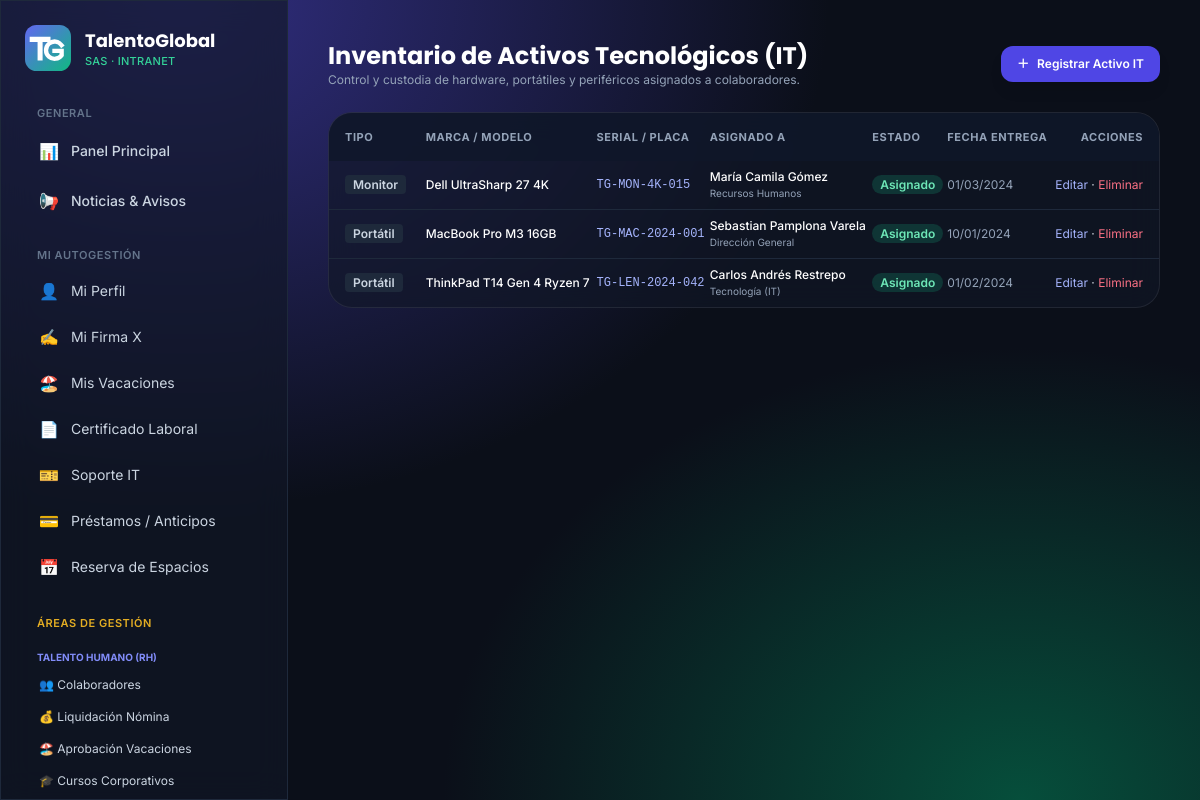
The page /tecnologia/activos/ (signed in) on the database its author committed.
### core/models.py (models this page shows, shortened)
class ActivoTecnologico(models.Model):
    TIPOS = [("PORTATIL", "Portátil"), ("ESCRITORIO", "Equipo de escritorio"), ("MONITOR", "Monitor"),
             ("CELULAR", "Celular"), ("PERIFERICO", "Periférico"), ("OTRO", "Otro")]
    ESTADOS = [("ASIGNADO", "Asignado"), ("DISPONIBLE", "Disponible"),
               ("MANTENIMIENTO", "En mantenimiento"), ("BAJA", "Dado de baja")]
    tipo = models.CharField(max_length=12, choices=TIPOS)
    marca_modelo = models.CharField("Marca / modelo", max_length=120)
    serial = models.CharField(max_length=80, unique=True)
    asignado_a = models.ForeignKey(Empleado, null=True, blank=True, on_delete=models.SET_NULL, related_name="activos")
    estado = models.CharField(max_length=14, choices=ESTADOS, default="DISPONIBLE")
    fecha_entrega = models.DateField(null=True, blank=True)
    observaciones = models.CharField(max_length=300, blank=True)
    class Meta:
        ordering = ["tipo", "marca_modelo"]
        verbose_name = "activo tecnológico"

class Empleado(models.Model):
    ROL_ADMIN = "ADMIN"
    ROL_RH = "RH"
    ROL_IT = "IT"
    ROL_FINANZAS = "FINANZAS"
    ROL_OPERACIONES = "OPERACIONES"
    ROL_EMPLEADO = "EMPLEADO"
    ROLES = [
        (ROL_ADMIN, "Superadministrador"),
        (ROL_RH, "Líder de Recursos Humanos"),
        (ROL_IT, "Líder de Tecnología (IT)"),
        (ROL_FINANZAS, "Líder Financiero"),
        (ROL_OPERACIONES, "Líder de Operaciones y Logística"),
        (ROL_EMPLEADO, "Colaborador"),
    ]
    CONTRATOS = [
        ("INDEFINIDO", "Término indefinido"),
        ("FIJO", "Término fijo"),
        ("OBRA", "Obra o labor"),
        ("APRENDIZAJE", "Aprendizaje"),
    ]
    user = models.OneToOneField(User, on_delete=models.CASCADE, related_name="empleado")
    documento = models.CharField("Documento de identidad", max_length=20, unique=True)
    cargo = models.CharField(max_length=120)
    salario_base = models.DecimalField(max_digits=12, decimal_places=2)
    fecha_ingreso = models.DateField()
    tipo_contrato = models.CharField(max_length=20, choices=CONTRATOS, default="INDEFINIDO")
    telefono = models.CharField("Teléfono", max_length=30, blank=True)
    direccion = models.CharField("Dirección", max_length=200, blank=True)
    sede = models.ForeignKey(Sede, on_delete=models.PROTECT, related_name="empleados")
    departamento = models.ForeignKey(
        Departamento, on_delete=models.PROTECT, related_name="empleados"
    )
    rol = models.CharField(max_length=12, choices=ROLES, default=ROL_EMPLEADO)
    activo = models.BooleanField(default=True)
    firma_x = models.TextField("Firma X", blank=True)
    firma_actualizada = models.DateTimeField(null=True, blank=True)
    class Meta:
        ordering = ["user__first_name", "user__last_name"]
    @property
    def nombre_completo(self):
        return self.user.get_full_name() or self.user.username

class Departamento(models.Model):
    nombre = models.CharField(max_length=120, unique=True)
    descripcion = models.TextField("Descripción", blank=True)
    class Meta:
        ordering = ["nombre"]

### core/views.py (the view)
# urls.py: path("tecnologia/activos/", v.ActivoList.as_view(), name="activo_list"),
class ActivoList(RolRequiredMixin, ListView):
    roles = (IT,)
    model = ActivoTecnologico
    template_name = "core/activo_list.html"
    context_object_name = "activos"
    def get_queryset(self):
        qs = ActivoTecnologico.objects.select_related("asignado_a__user")
        tipo = self.request.GET.get("tipo")
        if tipo:
            qs = qs.filter(tipo=tipo)
        return qs

### core/context_processors.py (called while the page is built)
def empresa(request):
    u = request.user
    ctx = {"EMPRESA": settings.EMPRESA}
    if u.is_authenticated:
        ctx.update(
            es_admin=tiene_acceso(u, (RH,)),  # panel de RH
            es_it=tiene_acceso(u, (IT,)),
            es_fin=tiene_acceso(u, (FIN,)),
            es_ops=tiene_acceso(u, (OPS,)),
            es_lider=tiene_acceso(u, TODOS_LIDERES),
        )
    return ctx

### core/permissions.py (called while the page is built)
def rol_de(user):
    if not user.is_authenticated:
        return None
    if user.is_superuser:
        return Empleado.ROL_ADMIN
    emp = getattr(user, "empleado", None)
    if emp and emp.activo:
        return emp.rol
    return None

def tiene_acceso(user, roles):
    rol = rol_de(user)
    return rol == Empleado.ROL_ADMIN or (rol is not None and rol in roles)

    def dispatch(self, request, *args, **kwargs):
        if request.user.is_authenticated and not tiene_acceso(request.user, self.roles):
            raise PermissionDenied
        return super().dispatch(request, *args, **kwargs)

### templates/core/activo_list.html (shortened to what this page needs)
{% extends "base.html" %}
{% block content %}
<div class="flex flex-wrap items-center justify-between gap-4 mb-6">
  <div>
    <h1 class="font-display text-2xl font-bold text-white">Inventario de Activos Tecnológicos (IT)</h1>
    <p class="text-xs text-slate-400">Control y custodia de hardware, portátiles y periféricos asignados a colaboradores.</p>
  </div>
  <a href="{% url 'activo_create' %}" class="rounded-xl bg-indigo-600 hover:bg-indigo-500 px-4 py-2.5 text-xs font-semibold text-white shadow-lg transition flex items-center gap-2">
    <span>＋</span> Registrar Activo IT
  </a>
</div>
<div class="glass rounded-3xl overflow-hidden">
  <div class="overflow-x-auto">
    <table class="w-full text-xs">
      <thead class="bg-slate-900/80 text-slate-400 uppercase tracking-wider text-[11px] text-left">
        <tr>
          <th class="p-4">Tipo</th>
          <th>Marca / Modelo</th>
          <th>Serial / Placa</th>
          <th>Asignado a</th>
          <th>Estado</th>
          <th>Fecha Entrega</th>
          <th class="pr-4 text-right">Acciones</th>
        </tr>
      </thead>
      <tbody class="divide-y divide-slate-800">
        {% for a in activos %}
        <tr class="hover:bg-slate-800/40 transition">
          <td class="p-4">
            <span class="px-2 py-0.5 rounded bg-slate-800 text-slate-300 font-semibold">{{ a.get_tipo_display }}</span>
          </td>
          <td class="font-medium text-white">{{ a.marca_modelo }}</td>
          <td class="font-mono text-indigo-300">{{ a.serial }}</td>
          <td>
            {% if a.asignado_a %}
            <span class="text-white font-medium">{{ a.asignado_a.nombre_completo }}</span><br>
            <span class="text-[10px] text-slate-400">{{ a.asignado_a.departamento.nombre }}</span>
            {% else %}
            <span class="text-slate-500 italic">Sin asignación (En bodega)</span>
            {% endif %}
          </td>
          <td>
            {% if a.estado == 'ASIGNADO' %}<span class="px-2 py-0.5 rounded-full bg-emerald-500/20 text-emerald-300 font-semibold">Asignado</span>
            {% elif a.estado == 'DISPONIBLE' %}<span class="px-2 py-0.5 rounded-full bg-indigo-500/20 text-indigo-300 font-semibold">Disponible</span>
            {% elif a.estado == 'MANTENIMIENTO' %}<span class="px-2 py-0.5 rounded-full bg-amber-500/20 text-amber-300 font-semibold">Mantenimiento</span>
            {% else %}<span class="px-2 py-0.5 rounded-full bg-rose-500/20 text-rose-300 font-semibold">Baja</span>{% endif %}
          </td>
          <td class="text-slate-400">{{ a.fecha_entrega|date:"d/m/Y"|default:"—" }}</td>
          <td class="pr-4 text-right whitespace-nowrap">
            <a href="{% url 'activo_update' a.pk %}" class="text-indigo-300 hover:underline">Editar</a> ·
            <a href="{% url 'activo_delete' a.pk %}" class="text-rose-400 hover:underline">Eliminar</a>
          </td>
        </tr>
        {% empty %}
        <tr><td colspan="7" class="p-8 text-center text-slate-500">No hay activos registrados en el inventario.</td></tr>
        {% endfor %}
      </tbody>
    </table>
  </div>
</div>
{% endblock %}

### templates/base.html (style rules this page uses)
body { background: radial-gradient(ellipse at 15% 0%, #312e81 0%, transparent 45%), radial-gradient(ellipse at 85% 100%, #064e3b 0%, transparent 40%), #0b0f19; background-attachment: fixed; }
.glass { background: rgba(17, 24, 39, 0.65); backdrop-filter: blur(16px); -webkit-backdrop-filter: blur(16px); border: 1px solid rgba(255, 255, 255, 0.08); }

### rows shown on the page
ActivoTecnologico: tipo "Monitor", marca_modelo "Dell UltraSharp 27 4K", serial "TG-MON-4K-015", asignado_a.nombre_completo "María Camila Gómez", asignado_a.departamento.nombre "Recursos Humanos", estado "Asignado", fecha_entrega "01/03/2024"
ActivoTecnologico: tipo "Portátil", marca_modelo "MacBook Pro M3 16GB", serial "TG-MAC-2024-001", asignado_a.nombre_completo "Sebastian Pamplona Varela", asignado_a.departamento.nombre "Dirección General", estado "Asignado", fecha_entrega "10/01/2024"
ActivoTecnologico: tipo "Portátil", marca_modelo "ThinkPad T14 Gen 4 Ryzen 7", serial "TG-LEN-2024-042", asignado_a.nombre_completo "Carlos Andrés Restrepo", asignado_a.departamento.nombre "Tecnología (IT)", estado "Asignado", fecha_entrega "01/02/2024"
